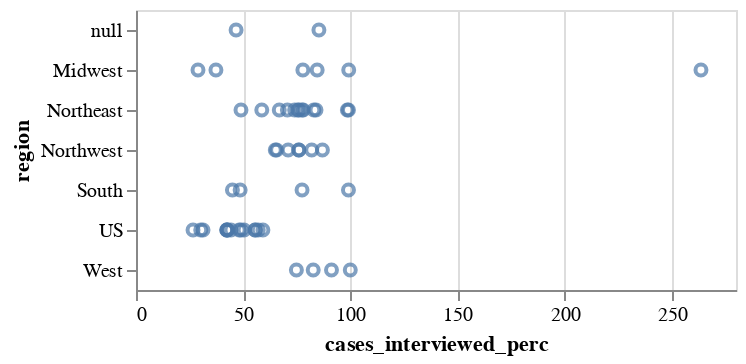

Notebook code cell kept with this figure:
### Code cell
alt.Chart(df).mark_point().encode(
    alt.X("cases_interviewed_perc:Q"),
    alt.Y("region:N")
)
